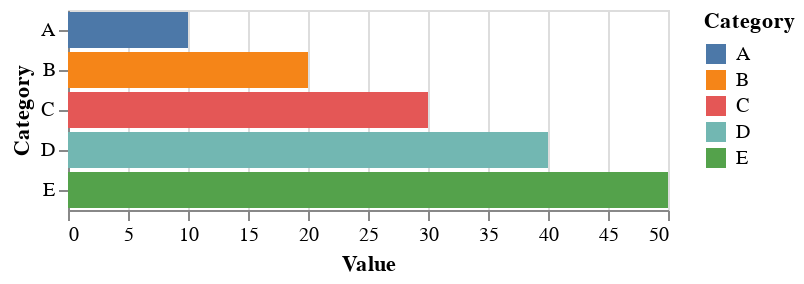

The code cell stored with this chart in its notebook:
### Code cell
import altair as alt
import pandas as pd

# Sample data
data = pd.DataFrame({
    'Category': ['A', 'B', 'C', 'D', 'E'],
    'Value': [10, 20, 30, 40, 50]
})

# Create horizontal bar chart with transparent background
chart = alt.Chart(data).mark_bar().encode(
    x='Value:Q',
    y='Category:N',
    color='Category:N'
).configure(
    background='transparent'
)

# Display the chart
chart

### Figure 1 — Vega-Lite specification as saved in the notebook (floating-point values rounded to 4 significant figures)
{"config": {"view": {"continuousWidth": 300, "continuousHeight": 300}, "background": "transparent"}, "data": {"name": "data-d2e7489d1531a07a39e96761197ee1a7"}, "mark": {"type": "bar"}, "encoding": {"color": {"field": "Category", "type": "nominal"}, "x": {"field": "Value", "type": "quantitative"}, "y": {"field": "Category", "type": "nominal"}}, "$schema": "https://vega.github.io/schema/vega-lite/v5.20.1.json", "datasets": {"data-d2e7489d1531a07a39e96761197ee1a7": [{"Category": "A", "Value": 10}, {"Category": "B", "Value": 20}, {"Category": "C", "Value": 30}, {"Category": "D", "Value": 40}, {"Category": "E", "Value": 50}]}}
